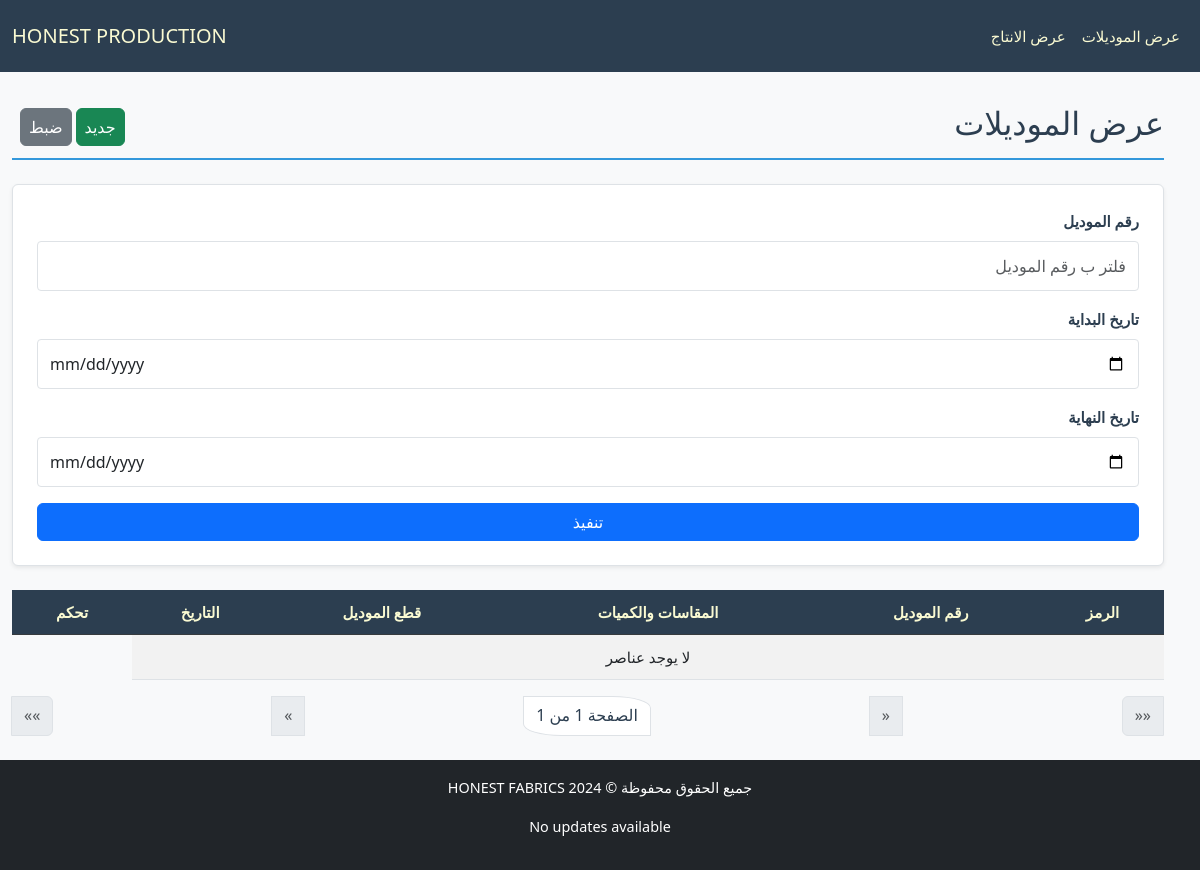
The app's page /production/, older data.
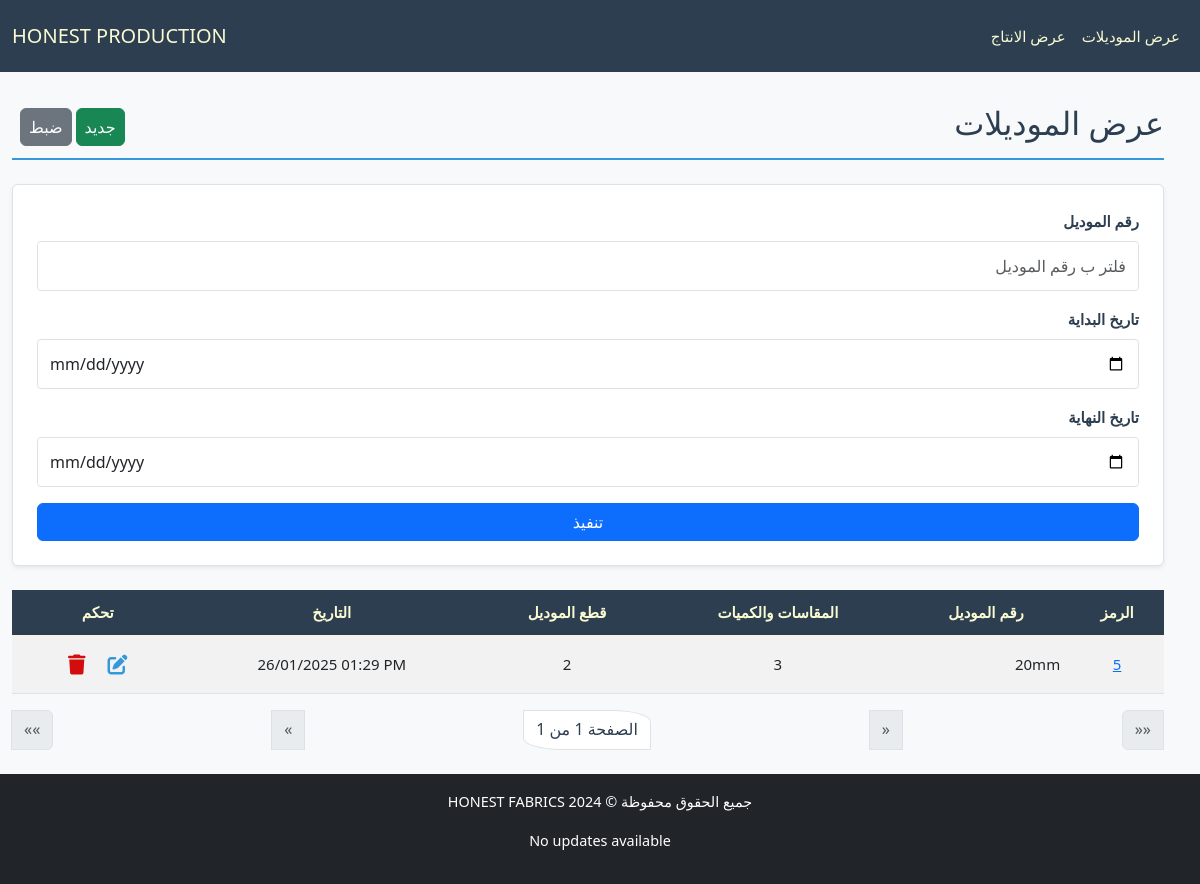
The same page, newer data.
### production/models.py (models this page shows, shortened)
class Model(models.Model):
    id = models.AutoField(primary_key=True, verbose_name="الرمز")
    model_number = models.CharField(max_length=50, verbose_name="رقم الموديل", unique=True)
    created_at = models.DateTimeField(verbose_name="تاريخ الإنشاء", default=now)
    class Meta:
        ordering = ['-created_at']

### production/views.py (the view)
# urls.py: path('', ModelListingView.as_view(), name='model_list_view'),
class ModelListingView(ListView):
    template_name = "production/list_model.html"
    model = Model
    paginate_by = 20
    filter_fields = ["model_number", "start_date", "end_date"]
    def parse_date(self, date_str):
        try:
            normalized_date = date_str.replace("\\", "/")
            return datetime.strptime(normalized_date, "%Y-%m-%d")
        except (ValueError, AttributeError):
            return None
    def get_queryset(self):
        queryset = super().get_queryset()
        filters = Q()
        model_number = self.request.GET.get("model_number")
        if model_number:
            filters &= Q(model_number__icontains=model_number)
        start_date = self.parse_date(self.request.GET.get("start_date"))
        end_date = self.parse_date(self.request.GET.get("end_date"))
        if start_date:
            filters &= Q(created_at__gte=start_date)
        if end_date:
            filters &= Q(created_at__lte=end_date)
        return queryset.filter(filters)
    def get_context_data(self, **kwargs):
        context = super().get_context_data(**kwargs)
        context["filter_fields"] = [
            {"field_name": "model_number", "verbose_name": "رقم الموديل", "value": self.request.GET.get("model_number", "")},
            {"field_name": "start_date", "verbose_name": "تاريخ البداية", "value": self.request.GET.get("start_date", "")},
            {"field_name": "end_date", "verbose_name": "تاريخ النهاية", "value": self.request.GET.get("end_date", "")},
        ]
        return context

### production/templatetags/math_filters.py (called while the page is built)
@register.filter
def divide(value, divisor):
    try:
        return round(value / divisor)  # Round to 2 decimal places
    except (TypeError, ZeroDivisionError):
        return "N/A"

### production/templates/production/list_model.html (shortened to what the changed rows need)
{% extends "cloth/layout.html" %}
{% load math_filters %}
{% block body %}
    <div class="pt-4 section-title d-flex justify-content-between align-items-center">
        <h2>عرض الموديلات</h2>
    </div>
    <form method="get" class="filter-form mb-4 p-4 rounded shadow-sm">
        {% for filter_field in filter_fields %}
        <div class="form-group mb-3">
            <label for="filter_{{ forloop.counter }}" class="form-label">{{ filter_field.verbose_name }}</label>
            <input
                type="{% if filter_field.field_name in 'start_date end_date' %}date{% else %}text{% endif %}"
                id="filter_{{ forloop.counter }}"
                name="{{ filter_field.field_name }}"
                placeholder="فلتر ب {{ filter_field.verbose_name }}"
                class="form-control"
                value="{{ filter_field.value }}">
        </div>
        {% endfor %}
    </form>
    <div class="table-responsive">
        <table class="table table-striped table-hover">
            <thead class="table-dark">
                <tr>
                    <th>الرمز</th>
                    <th>رقم الموديل</th>
                    <th>المقاسات والكميات</th>
                    <th>قطع الموديل</th>
                    <th>التاريخ</th>
                    <th>تحكم</th>
                </tr>
            </thead>
            <tbody>
                {% for model in object_list %}
                <tr class="clickable-row" data-detail_url="{% url 'model_detail_view' model.id %}">
                    <td>
                        <a href="{% url 'model_detail_view' model.id %}">{{ model.id }}</a>
                    </td>
                    <td class="text-end">{{ model.model_number }}</td>
                    <td>{{ model.size_amounts.count }}</td>
                    <td>{{ model.pieces.count|divide:model.size_amounts.count }}</td>
                    <td dir="ltr">{{ model.created_at|date:"d/m/Y h:i A" }}</td>
                    <td>
                        <a class="px-2 btn" href="#">
                            <i class="fa-solid fa-pen-to-square fa-lg" style="color: #3498db;"></i>
                        </a>
                        <a class="px-2 btn" href="{% url 'model_delete_view' model.id %}">
                            <i class="fa-solid fa-trash fa-lg" style="color: #d30d0d;"></i></a>
                    </td>
                </tr>
                {% empty %}
                <tr>
                    <td colspan="5" class="text-center">لا يوجد عناصر</td>
                </tr>
                {% endfor %}
            </tbody>
        </table>
    </div>
{% endblock body %}

Row changes from the older to the newer data that the page shows:
added Model: id "5", model_number "20mm", size_amounts.count "3", pieces.count|divide "2", created_at "26/01/2025 01:29 PM"
Text that changed along with them:
text no longer shown: "لا يوجد عناصر"
